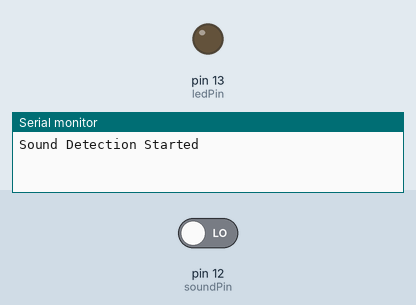
A sketch run on a simulated Arduino Uno, built with avr-gcc and run on an emulated ATmega328P. Parts: output pins drawn as LEDs (lit = HIGH), the last lines printed to the serial monitor. The test bench sets the inputs (shaded band); at power-on: pin 12 (soundPin) LOW.

Above: at 1.2 s.
1.3 s: pin 12 (soundPin) driven HIGH
At 2.2 s:
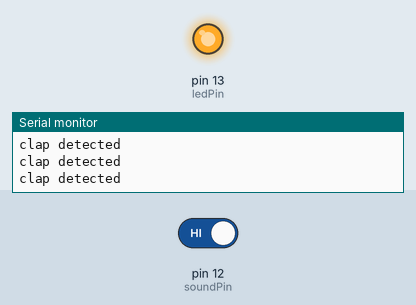
2.8 s: pin 12 (soundPin) driven LOW
At 3.4 s:
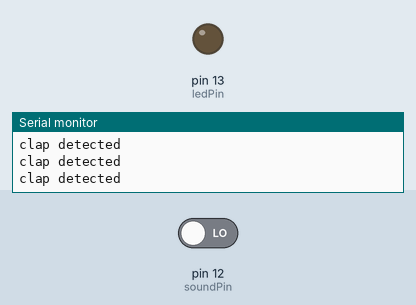
Timing chart, 0 to 5.8 s (numbered marks = the images above; inputs shaded):
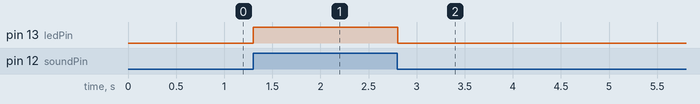

The sketch:

Jun17b_Sound_ClapDetect_LED.ino
```cpp
int soundPin = 12;

int ledPin = 13;


void setup() {

  pinMode(soundPin, INPUT);

  pinMode(ledPin, OUTPUT);


  Serial.begin(9600);

  Serial.println("Sound Detection Started");

}


void loop() {

  int soundState = digitalRead(soundPin);


  if (soundState == HIGH) {   // Change to LOW if needed

    Serial.println("clap detected");

    digitalWrite(ledPin, HIGH);

  }

  else {

    digitalWrite(ledPin, LOW);

  }


  delay(100);

}
```

Measured:
- after the input at 1.3 s, pin 13 (ledPin): LOW → HIGH at once
- after the input at 2.8 s, pin 13 (ledPin): HIGH → LOW at once
